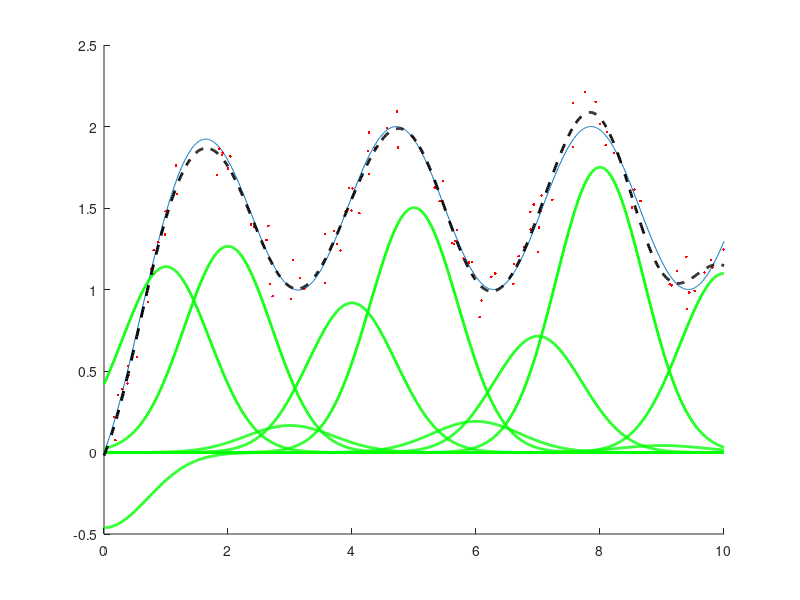

Here is the MATLAB script that generated this plot:
function approx_demo

clf;

f = inline('sin(x).^2  + tanh(x)');

x = 0:0.01:10;
y = f(x);


xdata = 10*rand(100,1);
ydata = f(xdata)+0.1*randn(100,1);

hold on;
plot(x,y);

pause;

plot(xdata,ydata,'r.');

pause;

% radial basis functions:
phi = @(x,m) exp(-(x-m).^2);

% "fourier" basis
%phi = @(x,m) sin(m*x/(2*pi));

%% polynomial basis
%%phi = @(x,m) x.^m;

% barycentric (linear) interpolation
%phi = @(x,m) max(1-abs(m-x),0);

% means of basis function
m = 0:1:10;  
%m = 0:0.1:10;   % shows some overfitting for rbfs

for i=1:length(m)
  yf = phi(x,m(i));
  P(:,i) = phi(xdata,m(i));
  plot(x,yf,'g','LineWidth',2);
end

w = P\ydata;

pause;

clf;
hold on;
plot(x,y);
plot(xdata,ydata,'r.');

yhat = zeros(size(y));
for i=1:length(m)
  yf = w(i)*phi(x,m(i));
  yhat = yhat + yf;
  plot(x,yf,'g','LineWidth',2);
end

axis([0,10,-0.5,2.5]);

pause;
plot(x,yhat,'k--','LineWidth',2);